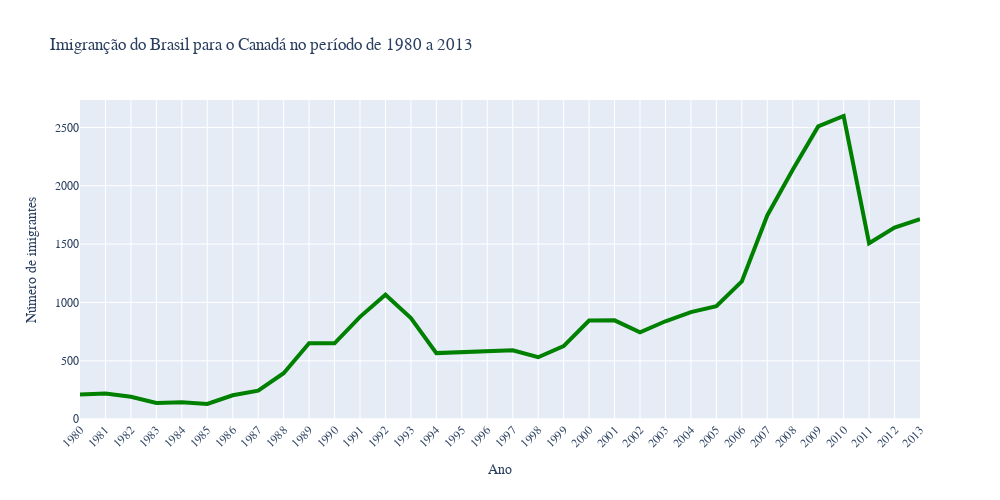

This figure's notebook cell:
### Code cell
fig = px.line(dados_brasil, x='ano', y='imigrantes',
              title='Imigranção do Brasil para o Canadá no período de 1980 a 2013')
fig.update_layout(width = 1000, height = 500,
                  xaxis={'tickangle': -45},
                  font_family = 'Arial',
                  xaxis_title= 'Ano',
                  yaxis_title= 'Número de imigrantes')
fig.update_traces(line_color = 'green', line_width = 4)

fig.show()

### Figure 1 — Plotly figure (JSON) as saved in the notebook; plotly's stock layout.template omitted (floating-point values rounded to 4 significant figures)
{"data": [{"hovertemplate": "ano=%{x}<br>imigrantes=%{y}<extra></extra>", "legendgroup": "", "line": {"color": "green", "dash": "solid", "width": 4}, "marker": {"symbol": "circle"}, "mode": "lines", "name": "", "orientation": "v", "showlegend": false, "type": "scatter", "x": ["1980", "1981", "1982", "1983", "1984", "1985", "1986", "1987", "1988", "1989", "1990", "1991", "1992", "1993", "1994", "1995", "1996", "1997", "1998", "1999", "2000", "2001", "2002", "2003", "2004", "2005", "2006", "2007", "2008", "2009", "2010", "2011", "2012", "2013"], "xaxis": "x", "y": [211, 220, 192, 139, 145, 130, 205, 244, 394, 650, 650, 877, 1066, 866, 566, 572, 586, 591, 531, 626, 845, 847, 745, 839, 917, 969, 1181, 1746, 2138, 2509, 2598, 1508, 1642, 1714], "yaxis": "y"}], "layout": {"font": {"family": "Arial"}, "height": 500, "legend": {"tracegroupgap": 0}, "title": {"text": "Imigranção do Brasil para o Canadá no período de 1980 a 2013"}, "width": 1000, "xaxis": {"anchor": "y", "domain": [0, 1], "tickangle": -45, "title": {"text": "Ano"}}, "yaxis": {"anchor": "x", "domain": [0, 1], "title": {"text": "Número de imigrantes"}}}}
